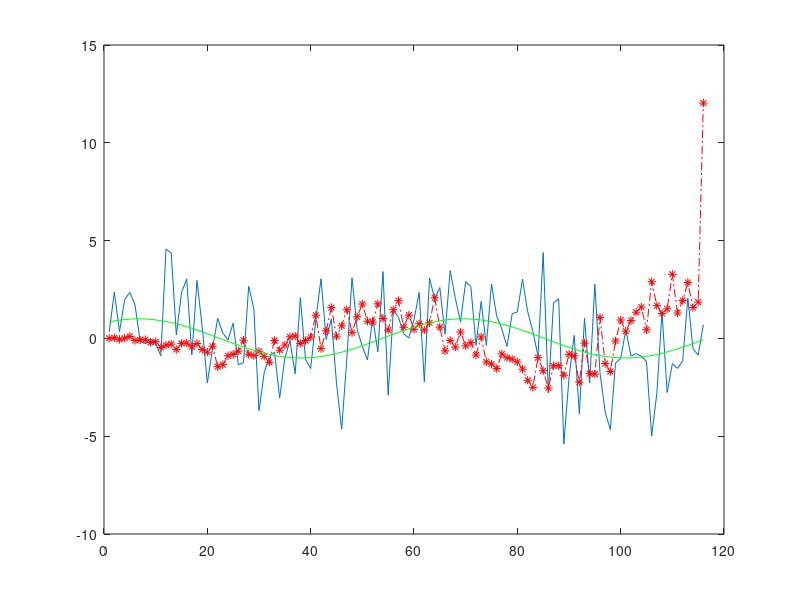

MATLAB code for this plot:

data=1:.1:4*pi;
act_sig=sin(data);
meas=sin(data)'+2*randn(length(data),1);
try figure(meas_plot)
catch
    clf;
    meas_plot=figure()
end

plot(meas)

%match filter
R=cov(2*randn(length(data),1));
K=R^(-1)./sqrt(meas'*R^(-1)*meas);
h_hat=K*meas;
h=fliplr(h_hat');
y=filter(h,1,meas);
hold on
plot(y,'-.r*')
plot(act_sig,'g')
